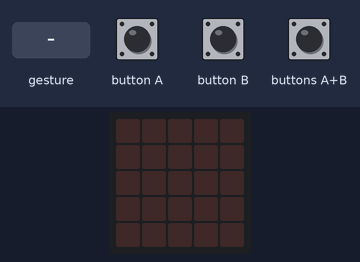
A program run on a simulated BBC micro:bit (MakeCode). Parts: the board's 5×5 LED display. Inputs (shaded band) come from the test bench. Random numbers come from a fixed seed; a tilt is held for 1.5 s and a shake lasts 1 s, then the board lies face up again.

Above: at 1.2 s.
1.3 s: button A pressed for 0.15 s
At 2.2 s:
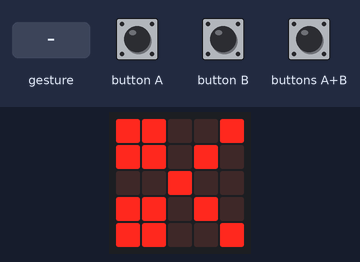
2.9 s: button B pressed for 0.15 s
At 3.4 s:
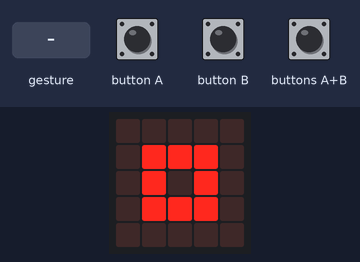
4.5 s: buttons A+B pressed for 0.15 s
At 5.8 s:
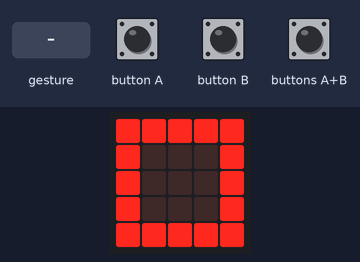
6.1 s: gesture 'shake'
At 7.5 s:
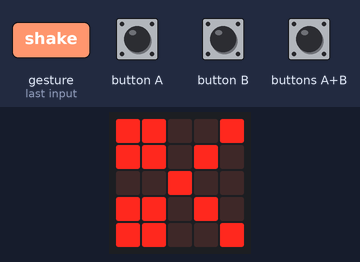
7.8 s: buttons A+B pressed for 1 s
At 9.6 s:
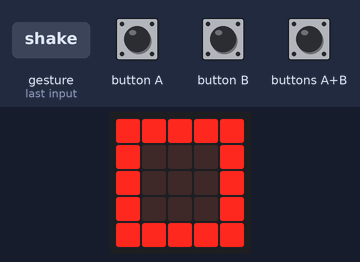
Timing chart, 0 to 11.1 s (numbered marks = the images above; inputs shaded):
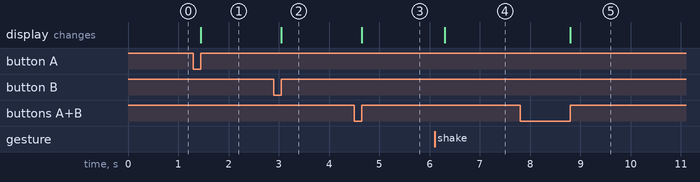

Measured:
- after the input at 1.3 s, the display: changes after 0.15 s (image 1)
- after the input at 2.9 s, the display: changes after 0.15 s (image 2)
- after the input at 4.5 s, the display: changes after 0.15 s (image 3)
- after the input at 6.1 s, the display: changes after 0.20 s (image 4)
- after the input at 7.8 s, the display: changes after 1.0 s (image 5)

The program:

main.ts
```typescript
let random = 0
input.onButtonPressed(Button.A, function () {
    basic.showIcon(IconNames.Scissors)
})
input.onGesture(Gesture.Shake, function () {
    random = randint(0, 2)
    if (random == 0) {
        basic.showIcon(IconNames.Scissors)
    }
    if (random == 1) {
        basic.showIcon(IconNames.SmallSquare)
    }
    if (random == 2) {
        basic.showIcon(IconNames.Square)
    }
})
input.onButtonPressed(Button.AB, function () {
    basic.showIcon(IconNames.Square)
})
input.onButtonPressed(Button.B, function () {
    basic.showIcon(IconNames.SmallSquare)
})
basic.forever(function () {

})
```

test.ts
```typescript
// 在這裡測試；當此封包作為擴充功能時，將不會編譯此內容。
```
